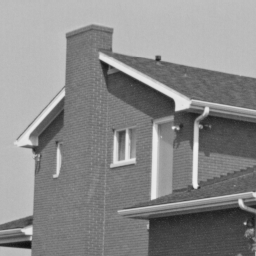
%> input picture 8th semester/DIP/Assignment/Assingment_04/house.png, 256 x 256 px
$ octave Task01.m   (GNU Octave 9; MATLAB toolbox functions it lacks are replaced by stand-ins)
%> lines starting %> are read from the running program, lines starting %| are printed output that depends on the picture; in (x1, y1, x2, y2) boxes, pixels count from 0 and x2, y2 are one past the last pixel; in counts of white or black regions, pixels touching at a corner belong together; the program's own positions count from 1
% Read the input image
inputImage = imread('house.png');
%> inputImage is the input picture: size 256x256 uint8; min 16, max 239, mean 138

% Convert the image to grayscale if necessary
if size(inputImage, 3) > 1
    grayImage = rgb2gray(inputImage);
else
    grayImage = inputImage;
end

% Apply a 3x3 moving average filter
smoothed = conv2(double(grayImage), ones(3)/9, 'same');
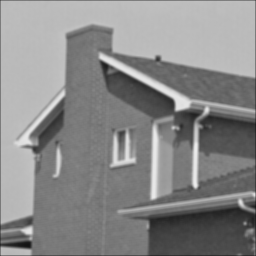
%> smoothed: size 256x256 double; min 19.22, max 236.8, mean 137.2

% Compute the gradient magnitude using the Sobel operator
gradMag = sqrt(imfilter(smoothed, fspecial('sobel').').^2 + imfilter(smoothed, fspecial('sobel')).^2);
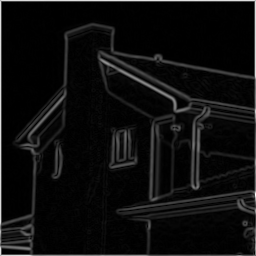
%> gradMag: size 256x256 double; min 0, max 864.8, mean 48.1; drawn with min black and max white

% Threshold the gradient magnitude
threshold = 0.2 * max(gradMag(:)); % Adjust the threshold as needed
%> threshold = 173
edgeMap = gradMag > threshold;
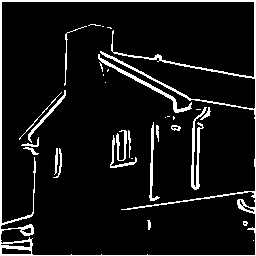
%> edgeMap: size 256x256 logical; 8.2% white; 32 white regions (14 under 20 px), largest, box (x1, y1, x2, y2) and area: (0, 0, 256, 256) 3205, (191, 107, 207, 190) 426, (98, 54, 192, 113) 413

% Remove hidden objects using the edge map
outputImage = inputImage;
outputImage(repmat(edgeMap, [1, 1, size(inputImage, 3)])) = 0;
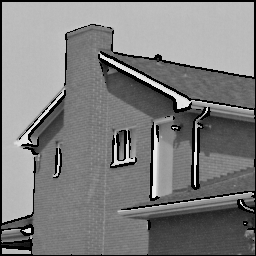
%> outputImage: size 256x256 uint8; 8.25% of pixels changed, all inside (x1, y1, x2, y2) = (0, 0, 256, 256)

% Display the output image
figure;
subplot(1, 2, 1);
imshow(inputImage);
title('Input Image');
subplot(1, 2, 2);
imshow(outputImage);
title('Output Image (Objects Removed)');
